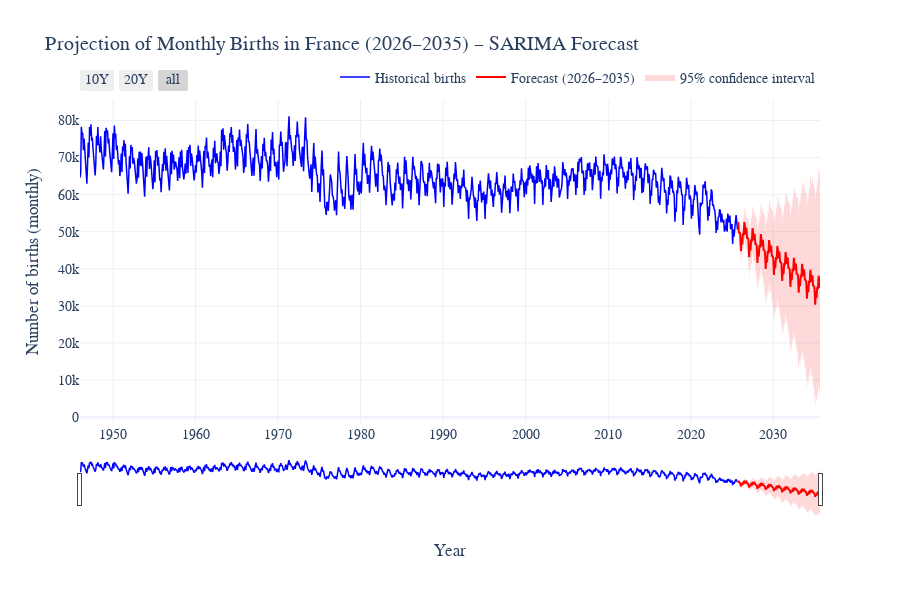

This figure's notebook cell:
### Markdown cell above
### **V. Forecasting Future Births (2026–2035)**

We use the previously fitted **SARIMA model** to project the number of monthly births  
for the next decade (2026–2035).  

The forecast includes:
- The **expected trend and seasonality**,  
- The **95% confidence intervals** representing the model’s uncertainty.

This allows us to estimate whether the structural decline observed after 2015  
is likely to continue in the next decade.

### Code cell
# ============================================================
# V. Forecasting 2026–2035 using SARIMA model
# ============================================================



# 1️⃣ Refit SARIMA on full data (to use latest information)
full_model = SARIMAX(births["Births"], order=(1,1,1), seasonal_order=(1,1,1,12),
                     enforce_stationarity=False, enforce_invertibility=False)
result_full = full_model.fit(disp=False)

# 2️⃣ Forecast horizon (10 years = 120 months)
n_months = 120
forecast_res = result_full.get_forecast(steps=n_months)
forecast_mean = forecast_res.predicted_mean
forecast_conf = forecast_res.conf_int(alpha=0.05)

# 3️⃣ Create combined DataFrame
forecast_df = pd.DataFrame({
    "Forecast": forecast_mean,
    "Lower": forecast_conf.iloc[:, 0],
    "Upper": forecast_conf.iloc[:, 1]
})
forecast_df.index = pd.date_range(start=births.index.max() + pd.offsets.MonthBegin(1),
                                  periods=n_months, freq="MS")

# 4️⃣ Combine with historical data
births_all = births["Births"].copy()
births_all.name = "Historical"

# 5️⃣ Interactive Plotly visualization
fig = go.Figure()

# Historical data
fig.add_trace(go.Scatter(
    x=births_all.index, y=births_all,
    mode="lines", name="Historical births",
    line=dict(color="blue", width=1.5)
))

# Forecast line
fig.add_trace(go.Scatter(
    x=forecast_df.index, y=forecast_df["Forecast"],
    mode="lines", name="Forecast (2026–2035)",
    line=dict(color="red", width=2)
))

# Confidence interval
fig.add_trace(go.Scatter(
    x=forecast_df.index.tolist() + forecast_df.index[::-1].tolist(),
    y=forecast_df["Upper"].tolist() + forecast_df["Lower"][::-1].tolist(),
    fill="toself",
    fillcolor="rgba(255, 0, 0, 0.15)",
    line=dict(color="rgba(255,255,255,0)"),
    hoverinfo="skip",
    name="95% confidence interval"
))

# Layout
fig.update_layout(
    title="Projection of Monthly Births in France (2026–2035) – SARIMA Forecast",
    template="plotly_white",
    hovermode="x unified",
    font=dict(family="Times New Roman", size=14),
    xaxis_title="Year",
    yaxis_title="Number of births (monthly)",
    legend=dict(
        orientation="h",
        yanchor="bottom",
        y=1.02,
        xanchor="right",
        x=1
    ),
    height=600
)

# Interactive time controls
fig.update_xaxes(
    rangeslider_visible=True,
    rangeselector=dict(
        buttons=list([
            dict(count=120, label="10Y", step="month", stepmode="backward"),
            dict(count=240, label="20Y", step="month", stepmode="backward"),
            dict(step="all")
        ])
    )
)

fig.show()
